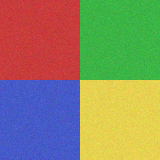
#> input picture 18_Computer_Vision/Image_Segmentation/data/color_blocks.png, 160 x 160 px; its folder holds only this picture in this run
$ python main.py --file ../data/color_blocks.png
#> lines starting #> are read from the running program, lines starting #| are printed output that depends on the picture; after the words box and inside, x2 and y2 are one past the last pixel; in counts of white or black regions, pixels touching at a corner belong together
### 18_Computer_Vision/Image_Segmentation/src/segmentation.py
"""From-scratch image segmentation: Otsu, k-means, connected components.

Everything is implemented with NumPy; OpenCV is used only to *cross-check*
the results (and to decode PNGs). No network, no downloads.

Public API
----------
load_image / load_color_image   decode a local PNG/JPG into an array
otsu_threshold                  between-class-variance threshold search
threshold_mask                  boolean mask from a threshold
kmeans_segment                  seeded k-means over pixel colours
connected_components            BFS labelling, 4- or 8-connectivity
analyse                         run a mode and collect statistics
render_report                   human-readable text report
to_dict                         JSON-safe summary
run_demo                        offline demo over the bundled samples
"""

from __future__ import annotations

from pathlib import Path

import cv2
import numpy as np

DATA_DIR = Path(__file__).resolve().parent.parent / "data"

MIN_CLUSTERS = 2
MAX_CLUSTERS = 8
MODES = ("otsu", "kmeans", "components", "all")
ASCII_WIDTH = 48
ASCII_CHARS = " .:-=+*#%@"


class SegError(Exception):
    """Raised for invalid input, bad flags or corrupted bundled data."""


# --------------------------------------------------------------------------- #
# Loading
# --------------------------------------------------------------------------- #
def load_image(path: Path | str) -> np.ndarray:
    """Load a local image as 2-D uint8 grayscale."""
    p = Path(path)
    if not p.is_file():
        raise SegError(f"image not found: {p}")
    image = cv2.imread(str(p), cv2.IMREAD_GRAYSCALE)
    if image is None:
        raise SegError(f"could not decode image: {p.name}")
    return image


# [9 lines left out: function load_color_image, not called in this run]


def to_gray(image: np.ndarray) -> np.ndarray:
    """Convert any loaded image to a 2-D uint8 array."""
    arr = np.asarray(image)
    if arr.ndim == 2:
        return arr.astype(np.uint8, copy=False)
    if arr.ndim == 3 and arr.shape[2] == 3:
        return cv2.cvtColor(arr.astype(np.uint8), cv2.COLOR_BGR2GRAY)
    if arr.ndim == 3 and arr.shape[2] == 4:
        return cv2.cvtColor(arr.astype(np.uint8), cv2.COLOR_BGRA2GRAY)
    raise SegError(f"unsupported image shape: {arr.shape}")


# --------------------------------------------------------------------------- #
# Otsu thresholding (from scratch)
# --------------------------------------------------------------------------- #
def otsu_threshold(gray: np.ndarray) -> int:
    """Return the threshold maximising between-class variance (0..255)."""
    arr = to_gray(gray)
    hist = np.bincount(arr.ravel(), minlength=256).astype(np.float64)
    total = hist.sum()
    if total == 0:
        raise SegError("image contains no pixels")
    prob = hist / total
    levels = np.arange(256, dtype=np.float64)
    omega = np.cumsum(prob)                 # weight of background
    mu = np.cumsum(prob * levels)           # background mean accumulator
    mu_total = mu[-1]
    denom = omega * (1.0 - omega)
    with np.errstate(divide="ignore", invalid="ignore"):
        sigma_b = np.where(denom > 0,
                           (mu_total * omega - mu) ** 2 / denom,
                           0.0)
    return int(np.argmax(sigma_b))


def threshold_mask(gray: np.ndarray, threshold: int) -> np.ndarray:
    """Boolean mask of pixels strictly brighter than ``threshold``."""
    if not 0 <= threshold <= 255:
        raise SegError(f"threshold must be in 0..255, got {threshold}")
    return to_gray(gray) > threshold


def otsu_mask(gray: np.ndarray) -> tuple[np.ndarray, int]:
    """Convenience: Otsu threshold + mask."""
    threshold = otsu_threshold(gray)
    return threshold_mask(gray, threshold), threshold


# --------------------------------------------------------------------------- #
# k-means (from scratch)
# --------------------------------------------------------------------------- #
# [62 lines left out: functions _init_centers, kmeans_segment, not called in this run]


# --------------------------------------------------------------------------- #
# Connected components (from scratch)
# --------------------------------------------------------------------------- #
_OFFSETS = {
    4: ((-1, 0), (1, 0), (0, -1), (0, 1)),
    8: ((-1, -1), (-1, 0), (-1, 1), (0, -1),
        (0, 1), (1, -1), (1, 0), (1, 1)),
}


# [38 lines left out: functions connected_components, component_sizes, not called in this run]


# --------------------------------------------------------------------------- #
# Analysis
# --------------------------------------------------------------------------- #
def analyse(image: np.ndarray, mode: str = "otsu", clusters: int = 4,
            connectivity: int = 8, seed: int = 42) -> dict:
    """Run one segmentation mode and return masks + statistics."""
    if mode not in MODES:
        raise SegError(f"unknown mode '{mode}' (choose from {', '.join(MODES)})")
    if not MIN_CLUSTERS <= clusters <= MAX_CLUSTERS:
        raise SegError(f"clusters must be in {MIN_CLUSTERS}..{MAX_CLUSTERS}, "
                       f"got {clusters}")
    if connectivity not in _OFFSETS:
        raise SegError("connectivity must be 4 or 8")

    result: dict = {"mode": mode, "shape": tuple(int(v) for v in
                                                 np.shape(image)),
                    "stats": {}, "masks": {}}
    gray = to_gray(image)

    if mode in ("otsu", "components", "all"):
        mask, threshold = otsu_mask(gray)
        result["masks"]["otsu"] = mask
        result["stats"]["otsu"] = {
            "threshold": int(threshold),
            "foreground_pixels": int(mask.sum()),
            "foreground_ratio": round(float(mask.mean()), 6),
        }
        if mode in ("components", "all"):
            labels, count = connected_components(mask, connectivity)
            sizes = component_sizes(labels)
            result["masks"]["components"] = labels
            result["stats"]["components"] = {
                "count": int(count),
                "connectivity": int(connectivity),
                "largest": int(sizes[0]) if sizes.size else 0,
                "median": round(float(np.median(sizes)), 3) if sizes.size else 0.0,
                "tiny_regions": int((sizes < 10).sum()),
            }

    if mode in ("kmeans", "all"):
        labels, centers, inertia, iterations = kmeans_segment(
            image, clusters=clusters, seed=seed)
        counts = np.bincount(labels.ravel(), minlength=clusters)
        result["masks"]["kmeans"] = labels
        result["stats"]["kmeans"] = {
            "clusters": int(clusters),
            "seed": int(seed),
            "iterations": int(iterations),
            "inertia": round(inertia, 3),
            "cluster_sizes": [int(v) for v in counts],
            "centers": [[round(float(c), 2) for c in row] for row in centers],
        }
    return result


# --------------------------------------------------------------------------- #
# Reporting
# --------------------------------------------------------------------------- #
def ascii_map(mask: np.ndarray, width: int = ASCII_WIDTH) -> str:
    """Downsample a mask to an ASCII art block."""
    m = np.asarray(mask).astype(np.float64)
    if m.ndim != 2:
        raise SegError(f"mask must be 2-D, got {m.shape}")
    h, w = m.shape
    width = max(1, min(width, w))
    xs = np.linspace(0, w, width + 1).astype(int)
    step_y = max(1, int(np.ceil(h / max(1, width // 2))))
    rows = []
    for y in range(0, h, step_y):
        line = []
        for i in range(width):
            x0, x1 = xs[i], max(xs[i] + 1, xs[i + 1])
            block = m[y:y + step_y, x0:x1]
            value = float(block.mean()) if block.size else 0.0
            idx = min(len(ASCII_CHARS) - 1, int(value * (len(ASCII_CHARS) - 1)))
            line.append(ASCII_CHARS[idx])
        rows.append("".join(line))
    return "\n".join(rows)


def render_report(mode: str, image: np.ndarray, name: str,
                  clusters: int = 4, connectivity: int = 8,
                  seed: int = 42) -> str:
    """Build the console report for one segmentation run."""
    result = analyse(image, mode=mode, clusters=clusters,
                     connectivity=connectivity, seed=seed)
    shape = result["shape"]
    lines = [f"File           : {name}",
             f"Shape          : {shape[0]}x{shape[1]}"
             + (f"x{shape[2]}" if len(shape) == 3 else ""),
             f"Mode           : {mode}", ""]

    if "otsu" in result["stats"]:
        s = result["stats"]["otsu"]
        lines += [f"Otsu threshold : {s['threshold']}",
                  f"Foreground     : {s['foreground_pixels']} px "
                  f"({s['foreground_ratio']:.1%})", ""]
    if "components" in result["stats"]:
        s = result["stats"]["components"]
        lines += [f"Components     : {s['count']} regions "
                  f"({s['connectivity']}-connected)",
                  f"Largest region : {s['largest']} px",
                  f"Median region  : {s['median']:.1f} px",
                  f"Tiny (<10 px)  : {s['tiny_regions']}", ""]
    if "kmeans" in result["stats"]:
        s = result["stats"]["kmeans"]
        lines += [f"k-means        : k={s['clusters']} seed={s['seed']} "
                  f"iterations={s['iterations']}",
                  f"Inertia (SSE)  : {s['inertia']:.1f}",
                  f"Cluster sizes  : {s['cluster_sizes']}", ""]

    mask_key = "otsu" if "otsu" in result["masks"] else "kmeans"
    art = ascii_map(result["masks"][mask_key])
    lines.append(f"ASCII preview ({ASCII_WIDTH} cols):")
    for row in art.splitlines()[:12]:
        lines.append("  |" + row + "|")
    lines.append("  ...")
    return "\n".join(lines)


# [8 lines left out: function to_dict, not called in this run]


# --------------------------------------------------------------------------- #
# Offline demo
# --------------------------------------------------------------------------- #
BUNDLED = ("otsu_shapes.png", "components.png", "color_blocks.png")


# [76 lines left out: function run_demo, not called in this run]

### 18_Computer_Vision/Image_Segmentation/src/main.py
"""Command line entry point for the Image Segmentation project.

Usage
-----
    python src/main.py --demo                          # bundled samples
    python src/main.py --file photo.png --mode otsu    # one threshold
    python src/main.py --file photo.png --mode kmeans --clusters 5
    python src/main.py --file mask.png --mode components --connectivity 4
    python src/main.py --file photo.png --mode all --json report.json

Fully offline: local image in, segmentation statistics + ASCII preview
out. No network, no downloads (the bundled procedural samples ship in
data/).
"""

from __future__ import annotations

import argparse
import contextlib
import io
import json
import logging
import sys
from pathlib import Path

from segmentation import (
    MAX_CLUSTERS,
    MIN_CLUSTERS,
    MODES,
    SegError,
    analyse,
    load_color_image,
    load_image,
    render_report,
    run_demo,
    to_dict,
)

logging.basicConfig(level=logging.INFO, format="%(levelname)s | %(message)s")
LOG = logging.getLogger("segmentation")

BANNER = """
========================================
 IMAGE SEGMENTATION
   Otsu + k-means + connected components
   from scratch, offline
========================================
"""


def _run_demo(quiet: bool, func, *args, **kwargs) -> int:
    """Run the offline demo; with --quiet no stream prints anything."""
    if not quiet:
        return func(*args, **kwargs)
    # --quiet: silence the demo's own prints and its log records alike, so a
    # scripted run writes nothing to stdout or stderr.
    level = logging.root.manager.disable
    logging.disable(logging.CRITICAL)
    try:
        with contextlib.redirect_stdout(io.StringIO()):
            return func(*args, **kwargs)
    finally:
        logging.disable(level)


def build_parser() -> argparse.ArgumentParser:
    parser = argparse.ArgumentParser(
        description="Segment images offline (from-scratch Otsu, k-means "
                    "and connected components with cv2 cross-checks)")
    mode = parser.add_mutually_exclusive_group(required=False)
    mode.add_argument("--demo", action="store_true",
                      help="segment the bundled procedural samples")
    mode.add_argument("--file", type=Path, default=None,
                      help="image (PNG/JPG) to segment")
    parser.add_argument("--mode", choices=MODES, default="otsu",
                        help="segmentation mode (default otsu)")
    parser.add_argument("--clusters", type=int, default=4,
                        help=f"k-means cluster count "
                             f"({MIN_CLUSTERS}..{MAX_CLUSTERS}, default 4)")
    parser.add_argument("--connectivity", type=int, choices=(4, 8),
                        default=8, help="component connectivity (default 8)")
    parser.add_argument("--seed", type=int, default=42,
                        help="k-means seed (default 42)")
    parser.add_argument("--json", type=Path, default=None,
                        help="write segmentation statistics as JSON")
    parser.add_argument("--quiet", action="store_true",
                        help="suppress the text report")
    return parser


def main(argv: list[str] | None = None) -> int:
    parser = build_parser()
    args = parser.parse_args(argv)

    if args.demo:
        try:
            return _run_demo(args.quiet, run_demo)
        except SegError as exc:
            if not args.quiet:
                print(f"Error: {exc}", file=sys.stderr)
            return 0
    if args.file is None:
        parser.error("one of the arguments --demo --file is required")

    # fast-fail: validate every flag BEFORE decoding the image
    if not MIN_CLUSTERS <= args.clusters <= MAX_CLUSTERS:
        print(f"Error: clusters must be in {MIN_CLUSTERS}..{MAX_CLUSTERS}, "
              f"got {args.clusters}", file=sys.stderr)
        return 2

    try:
        if args.mode in ("kmeans", "all"):
            image = load_color_image(args.file)
        else:
            image = load_image(args.file)
#> in load_image, `image = cv2.imread(str(p), cv2.IMREAD_GRAYSCALE)`:
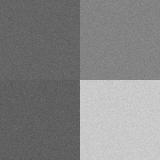
#> image: shape (160, 160); min 80, max 214, mean 132.3
    except SegError as exc:
        print(f"Error: {exc}", file=sys.stderr)
        return 2

    if not args.quiet:
        print(BANNER)

    if not args.quiet:
        print(render_report(args.mode, image, args.file.name,
                            clusters=args.clusters,
                            connectivity=args.connectivity,
                            seed=args.seed))
#> in otsu_threshold, `hist = np.bincount(arr.ravel(), minlength=256).astype(np.float64)`: hist = 256 values, max 1060 at index 99, min 0 at index 0, mean 100
#> in otsu_threshold, `total = hist.sum()`: total = 25600
#> in otsu_threshold, `prob = hist / total`: prob = 256 values, max 0.0414 at index 99, min 0 at index 0, mean 0.00391
#> in otsu_threshold, `omega = np.cumsum(prob)`: omega = 256 values from 0 to 1
#> in otsu_threshold, `mu = np.cumsum(prob * levels)`: mu = 256 values from 0 to 132.3
#> in otsu_threshold, `mu_total = mu[-1]`: mu_total = 132.3
#> in otsu_threshold, `denom = omega * (1.0 - omega)`: denom = 256 values, max 0.25 at index 114, min 0 at index 0, mean 0.0863
#> in otsu_threshold, `sigma_b = np.where(denom > 0, (mu_total * omega - mu) ** 2 / denom, 0.0)`: sigma_b = 256 values, max 1559.7 at index 148, min 0 at index 0, mean 559.6
#> in otsu_mask, `threshold = otsu_threshold(gray)`: threshold = 148
#> in threshold_mask, `return to_gray(gray) > threshold`:
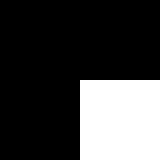
#> returned value: shape (160, 160) bool; 25% white; 1 white region, box (x1, y1, x2, y2) and area: (80, 80, 160, 160) 6400
#> in render_report, `result = analyse(image, mode=mode, clusters=clusters, connectivity=con..`: result = 4 items
#> in render_report, `shape = result["shape"]`: shape = (160, 160)
#> in render_report, `lines = [f"File           : {name}", f"Shape          : {shape[0]}x{sh..`: lines = ['File           : color_blocks.png', 'Shape          : 160x160', 'Mode           : otsu', '']
#> in render_report, `s = result["stats"]["otsu"]`: s = {'threshold': 148, 'foreground_pixels': 6400, 'foreground_ratio': 0.25}
#> in render_report, `lines += [f"Otsu threshold : {s['threshold']}", f"Foreground     : {s[..`: lines = ['File           : color_blocks.png', 'Shape          : 160x160', 'Mode           : otsu', '', 'Otsu threshold : 148', 'Foreground     : 6400 px (25.0%)', '']
#> in render_report, `mask_key = "otsu" if "otsu" in result["masks"] else "kmeans"`: mask_key = 'otsu'
#> after the loop in ascii_map, `for y in range(0, h, step_y):`: rows = 23 items
#> the loop in render_report, `for row in art.splitlines()[:12]:` made 12 passes
#> after the loop in render_report, `for row in art.splitlines()[:12]:`: lines = 20 items, first 6: 'File           : color_blocks.png', 'Shape          : 160x160', 'Mode           : otsu', '', 'Otsu threshold : 148', 'Foreground     : 6400 px (25.0%)'
#| File           : color_blocks.png
#| Shape          : 160x160
#| Mode           : otsu
#| Otsu threshold : 148
#| Foreground     : 6400 px (25.0%)
#| ASCII preview (48 cols):
#|   |                                                |
#|   |                                                |
#|   |                                                |
#|   |                                                |
#|   |                                                |
#|   |                                                |
#> (further printed lines are left out)

    if args.json:
        try:
            payload = analyse(image, mode=args.mode, clusters=args.clusters,
                              connectivity=args.connectivity,
                              seed=args.seed)
        except SegError as exc:
            print(f"Error: {exc}", file=sys.stderr)
            return 2
        args.json.parent.mkdir(parents=True, exist_ok=True)
        args.json.write_text(
            json.dumps(to_dict(args.mode, args.file.name, payload),
                       indent=2), encoding="utf-8")
        if not args.quiet:
            print(f"\nWrote {args.json}")

    if not args.quiet:
        print("\nDone.")
    return 0


if __name__ == "__main__":
    raise SystemExit(main())
#> (the program exits here)
